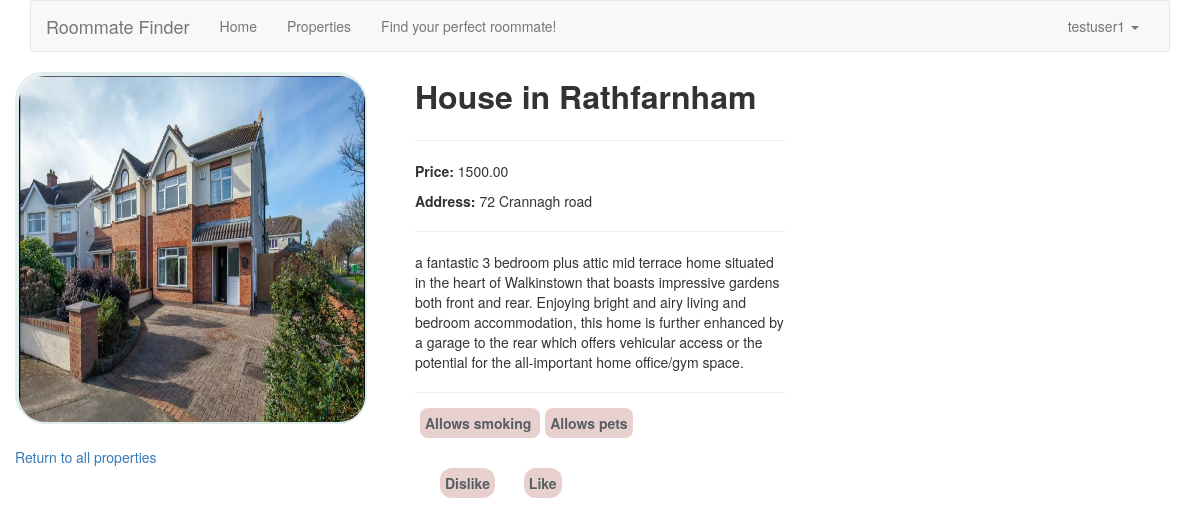
Page /property/1 (signed in) on the committed database.
### app_site/models.py (models this page shows, shortened)
class SiteUser(AbstractUser):
    gender = models.CharField(choices=gender_choices, default=3, max_length=100)
    cleanliness = models.IntegerField(default=1, validators=[
        MaxValueValidator(10),
        MinValueValidator(1)])
    noise_level = models.IntegerField(default=1, validators=[
        MaxValueValidator(10),
        MinValueValidator(1)])
    is_student = models.BooleanField(default=False)
    re_gender = models.CharField(choices=re_gender_choices, default=4, max_length=100)
    wc_access = models.BooleanField(default=False)
    phone_number = models.DecimalField(default=0, decimal_places=0, max_digits=10)
    age = models.DecimalField(default=0, decimal_places=0, max_digits=2)
    budget = models.DecimalField(default=0, max_digits=10, decimal_places=2)
    smoking = models.BooleanField(default=False)
    has_pet = models.BooleanField(default=False)
    picture = models.FileField(upload_to='user_img', default='user_img/default_pic.png')

class Property(models.Model):
    id = models.AutoField(primary_key=True)
    user = models.ForeignKey(SiteUser, on_delete=models.CASCADE)
    property_name = models.CharField(max_length=100)
    address = models.CharField(max_length=100)
    picture = models.FileField(upload_to='property_img', default='property_img/default_pic.jpg', blank=True)
    description = models.CharField(max_length=1000)
    price = models.DecimalField(max_digits=10, decimal_places=2)
    cleanliness = models.IntegerField(default=1, validators=[
            MaxValueValidator(10),
            MinValueValidator(1)])
    noise_level = models.IntegerField(default=1, validators=[
            MaxValueValidator(10),
            MinValueValidator(1)])
    wc_access = models.BooleanField(default=False)
    allows_smoking = models.BooleanField(default=False)
    allows_pets = models.BooleanField(default=False)
    gender = models.CharField(max_length=100)
    age = models.DecimalField(default=0, decimal_places=0, max_digits=2)

### app_site/views.py (the view)
# urls.py: path('property/<int:pid>', views.single_property, name="single_property"),
def single_property(request, pid):
    if Property.objects.filter(pk=pid).exists():
        user = request.user
        prod = Property.objects.get(pk=pid)
        offers = Offer.objects.filter(from_user=user, property=prod)
        return render(request, 'single_property.html', {'property': prod, 'offers': offers})
    else:
        all_p = Property.objects.all()
        return render(request, 'all_properties.html', {'properties': all_p})

### app_site/templates/single_property.html (shortened to what this page needs)
{% extends 'base.html' %}
{% block content %}
<head>
        {% load static %}
              <link rel="stylesheet" href="{% static 'css\single_prop.css'%}"/>
</head>
<div class="col-md-4">
    <div class="primary-image">
    <img class="primary-image" src="{{ property.picture.url }}" >
    </div>
    <p style="margin-top: 25px;"><a href="{% url 'all_properties' %}">Return to all properties</a></p>
</div>
<div class="col-md-4">
    <h2 class="profile-heading">{{ property.property_name }}</h2>
    <hr>
    <p><strong>Price:</strong> {{ property.price }}</p>
    <p><strong>Address:</strong> {{ property.address }}</p>
    <hr>
    <p>{{ property.description }}</p>
    <hr>
    {% if property.allows_smoking %}
    <div class="profile_attrib ">Allows smoking </div>
    {% endif %}
    {% if property.allows_pets %}
    <div class="prop_attrib ">Allows pets </div>
    {% endif %}
    <br><br><br>
    {% if offers %}
    <div class="prop_attrib "><strong>Offer sent!</strong></div>
    {% else %}
    <a class="home-button" role="button" href="/dislike/{{ property.id }}">Dislike</a>
    <a class="home-button" role="button" href="/like/{{ property.id }}">Like</a>
    {% endif %}
</div>
{% endblock %}

### app_site/templates/base.html (shortened to what this page needs)
{% load static %}
<html lang="en">
    <head>
          <link rel="stylesheet" href="https://maxcdn.bootstrapcdn.com/bootstrap/3.4.1/css/bootstrap.min.css">
          <link rel="stylesheet" href="{% static 'css\site.css'%}"/>
    </head>
    <body>
        <div class="container">
            <nav class="navbar navbar-default">
                <div class="container-fluid">
                  <div class="navbar-header">
                    <a class="navbar-brand" href="/">Roommate Finder</a>
                  </div>
                  <div id="navbar" class="navbar-collapse collapse">
                    <ul class="nav navbar-nav">
                      <li><a href="/">Home</a></li>
                      <li><a href="{% url 'all_properties' %}">Properties</a></li>
                      <li><a href="{% url 'recommended_property' %}">Find your perfect roommate!</a></li>
                    </ul>
                    {% if user.is_authenticated %}
                    <ul class="nav navbar-nav navbar-right">
                      <li class="dropdown">
                        <a href="#" class="dropdown-toggle" data-toggle="dropdown" role="button" aria-haspopup="true" aria-expanded="false">{{ user.username }} <span class="caret"></span></a>
                      </li>
                    </ul>
                    {% else %}
                    <ul class="nav navbar-nav navbar-right">
                      <li><a href="{% url 'login' %}">Login</a></li>
                      <li><a href="{% url 'signup' %}">Register</a></li>
                    </ul>
                    {% endif %}
                  </div>
                </div>
            </nav>
        </div>
        {% block content %}
        {% endblock %}
    </body>
</html>

### app_site/static/css/site.css (style rules this page uses)
body { margin: 0; }
.home-button { border-radius: 12px; position: relative; height: 30px; width: 130px; align-items: center; justify-content: center; margin-left: 25px; margin-bottom: 15px; background-color: #e8d0cf; transition-duration: 0.4s; text-align: center; padding: 5px 5px; font-weight: 600; color: #565f63; }
.profile-heading { position: relative; display: inline; font-size: 32px; font-weight: 600; line-height: 150%; max-width: 200px; }
.profile_attrib { display: inline; border-radius: 8px; height: 30px; width: 130px; margin-left: 5px; margin-top: 25px; background-color: #e8d0cf; text-align: center; padding: 5px 5px; font-weight: 600; color: #565f63; }

### app_site/static/css/single_prop.css (style rules this page uses)
.primary-image { border: 2px solid #e0eded; width: 350px; height: 350px; border-radius: 8%; }
.prop_attrib { display: inline; border-radius: 8px; height: 30px; width: 130px; margin-left: 5px; margin-top: 25px; background-color: #e8d0cf; text-align: center; padding: 5px 5px; font-weight: 600; color: #565f63; }

### rows in the picture
SiteUser: username "testuser1"
Property: picture (picture), property_name "House in Rathfarnham", price "1500.00", address "72 Crannagh road", description "a fantastic 3 bedroom plus attic mid terrace home situated in the heart of Walkinstown that boasts impressive gardens both front and rear. Enjoying bright and airy living and bedroom accommodation, this home is further enhanced by a garage to the rear which offers vehicular access or the potential for the all-important home office/gym space."
